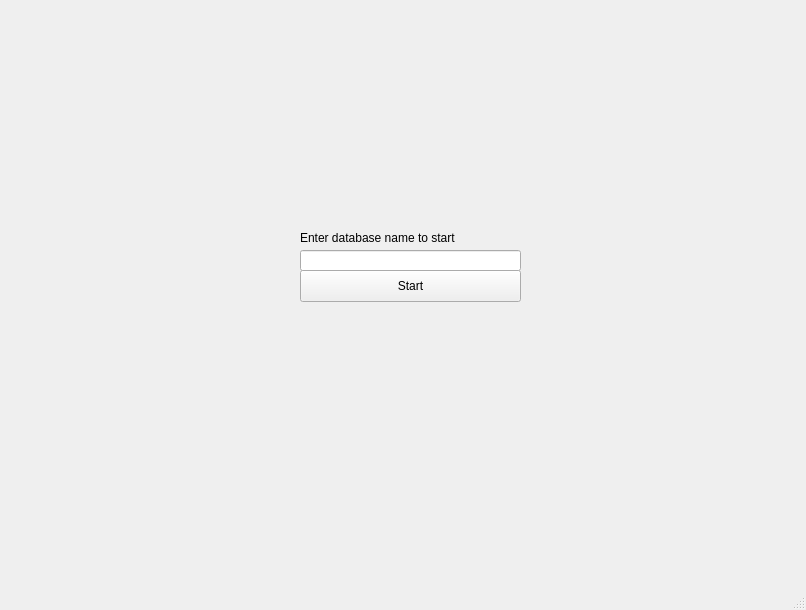
<?xml version="1.0" encoding="UTF-8"?>
<ui version="4.0">
 <class>MainWindow</class>
 <widget class="QMainWindow" name="MainWindow">
  <property name="geometry">
   <rect>
    <x>0</x>
    <y>0</y>
    <width>806</width>
    <height>610</height>
   </rect>
  </property>
  <property name="windowTitle">
   <string>MainWindow</string>
  </property>
  <widget class="QWidget" name="centralwidget">
   <widget class="QLineEdit" name="database_name">
    <property name="geometry">
     <rect>
      <x>300</x>
      <y>250</y>
      <width>221</width>
      <height>21</height>
     </rect>
    </property>
   </widget>
   <widget class="QPushButton" name="connect_button">
    <property name="geometry">
     <rect>
      <x>300</x>
      <y>270</y>
      <width>221</width>
      <height>32</height>
     </rect>
    </property>
    <property name="text">
     <string>Start</string>
    </property>
   </widget>
   <widget class="QLabel" name="label">
    <property name="geometry">
     <rect>
      <x>300</x>
      <y>230</y>
      <width>221</width>
      <height>16</height>
     </rect>
    </property>
    <property name="text">
     <string>Enter database name to start</string>
    </property>
   </widget>
  </widget>
  <widget class="QMenuBar" name="menubar">
   <property name="geometry">
    <rect>
     <x>0</x>
     <y>0</y>
     <width>806</width>
     <height>22</height>
    </rect>
   </property>
  </widget>
  <widget class="QStatusBar" name="statusbar"/>
 </widget>
 <resources/>
 <connections/>
</ui>
